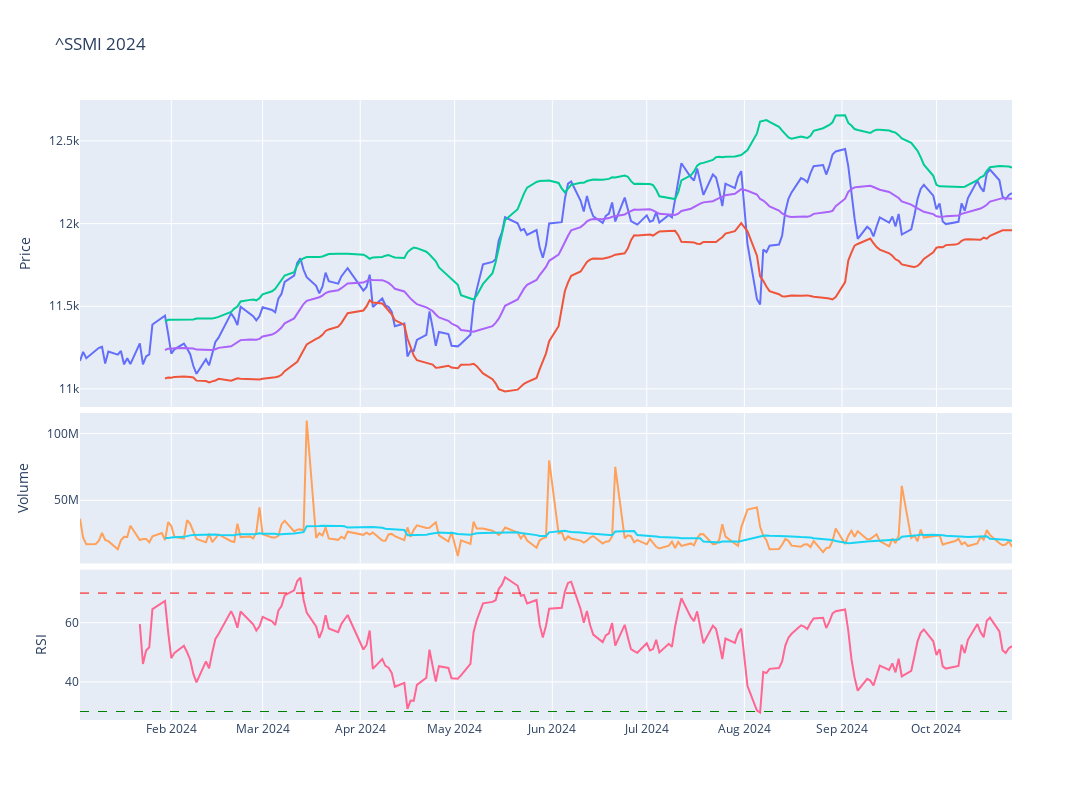

Write notebook code for a chart like this one.
### Code cell
# Plot the adjusted close price
fig = make_subplots(rows=4, cols=1,shared_xaxes=True,vertical_spacing=0.01,specs=[[{'rowspan':2,'colspan':1}],[None],[{'rowspan':1,'colspan':1}],[{'rowspan':1,'colspan':1}]])

# Graph (1,1)
fig.add_trace(go.Scatter(x=stock_ticker['Adj Close'].loc[year].index,y=stock_ticker['Adj Close'].loc[year],mode="lines",name=f'{ticker}'),row=1,col=1)
fig.add_trace(go.Scatter(x=stock_ticker['BB_Lower'].loc[year].index,y=stock_ticker['BB_Lower'].loc[year],mode="lines",name='BB_Lower'),row=1,col=1)
fig.add_trace(go.Scatter(x=stock_ticker['BB_Upper'].loc[year].index,y=stock_ticker['BB_Upper'].loc[year],mode="lines",name='BB_Upper'),row=1,col=1)
fig.add_trace(go.Scatter(x=stock_ticker['MMA20'].loc[year].index,y=stock_ticker['MMA20'].loc[year],mode="lines",name='MMA20'),row=1,col=1)
# Update xaxis properties
fig.update_yaxes(title_text="Price", row=1, col=1)

# Graph (3,1)
fig.add_trace(go.Scatter(x=stock_ticker['Volume'].loc[year].index,y=stock_ticker['Volume'].loc[year],mode="lines",name='Volume'),row=3, col=1)
fig.add_trace(go.Scatter(x=stock_ticker['Volume'].loc[year].index,y=stock_ticker['Volume'].loc[year].rolling(20).mean(),mode="lines",name='MMA20'),row=3,col=1)
fig.update_yaxes(title_text="Volume", row=3, col=1)

# Graph (4,1)
fig.add_trace(go.Scatter(x=stock_ticker['RSI'].loc[year].index,y=stock_ticker['RSI'].loc[year],mode="lines",name='RSI'),row=4, col=1)
fig.add_hline(y=30, line_width=1, line_dash="dash", line_color="green",row=4,col=1)
fig.add_hline(y=70, line_width=1, line_dash="dash", line_color="red",row=4,col=1)
fig.update_yaxes(title_text="RSI", row=4, col=1)

fig.update_layout(height=800, width=1300,showlegend=False,title=f"{ticker} {year}")

fig.show()

### Figure 1 — Plotly figure (JSON) as saved in the notebook; plotly's stock layout.template omitted (floating-point values rounded to 4 significant figures; data arrays with more than 128 entries replaced by an {"elided": "..."} marker saying what was removed)
{"data": [{"mode": "lines", "name": "^SSMI", "type": "scatter", "x": {"elided": "206 str values"}, "xaxis": "x", "y": {"elided": "206 float values"}, "yaxis": "y"}, {"mode": "lines", "name": "BB_Lower", "type": "scatter", "x": {"elided": "206 str values"}, "xaxis": "x", "y": {"elided": "206 float values"}, "yaxis": "y"}, {"mode": "lines", "name": "BB_Upper", "type": "scatter", "x": {"elided": "206 str values"}, "xaxis": "x", "y": {"elided": "206 float values"}, "yaxis": "y"}, {"mode": "lines", "name": "MMA20", "type": "scatter", "x": {"elided": "206 str values"}, "xaxis": "x", "y": {"elided": "206 float values"}, "yaxis": "y"}, {"mode": "lines", "name": "Volume", "type": "scatter", "x": {"elided": "206 str values"}, "xaxis": "x2", "y": {"elided": "206 int values"}, "yaxis": "y2"}, {"mode": "lines", "name": "MMA20", "type": "scatter", "x": {"elided": "206 str values"}, "xaxis": "x2", "y": {"elided": "206 int values"}, "yaxis": "y2"}, {"mode": "lines", "name": "RSI", "type": "scatter", "x": {"elided": "206 str values"}, "xaxis": "x3", "y": {"elided": "206 float values"}, "yaxis": "y3"}], "layout": {"height": 800, "shapes": [{"line": {"color": "green", "dash": "dash", "width": 1}, "type": "line", "x0": 0, "x1": 1, "xref": "x3 domain", "y0": 30, "y1": 30, "yref": "y3"}, {"line": {"color": "red", "dash": "dash", "width": 1}, "type": "line", "x0": 0, "x1": 1, "xref": "x3 domain", "y0": 70, "y1": 70, "yref": "y3"}], "showlegend": false, "title": {"text": "^SSMI 2024"}, "width": 1300, "xaxis": {"anchor": "y", "domain": [0, 1], "matches": "x3", "showticklabels": false}, "xaxis2": {"anchor": "y2", "domain": [0, 1], "matches": "x3", "showticklabels": false}, "xaxis3": {"anchor": "y3", "domain": [0, 1]}, "yaxis": {"anchor": "x", "domain": [0.505, 1], "title": {"text": "Price"}}, "yaxis2": {"anchor": "x2", "domain": [0.2525, 0.495], "title": {"text": "Volume"}}, "yaxis3": {"anchor": "x3", "domain": [0, 0.2425], "title": {"text": "RSI"}}}}
